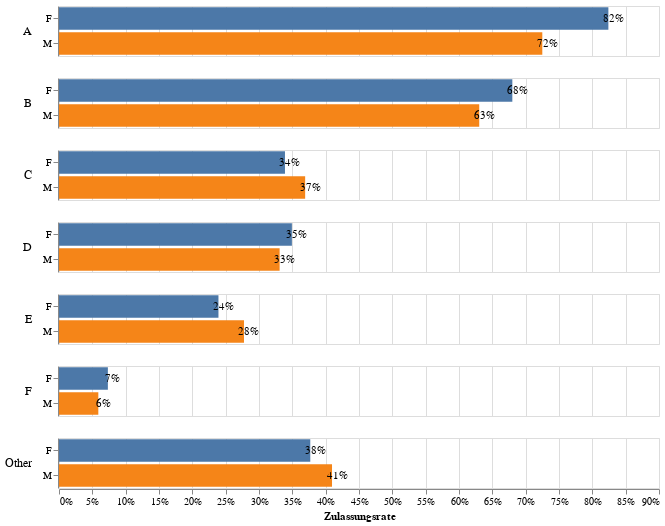

The code cell stored with this chart in its notebook:
### Code cell
#Altair: Aggregierte Balkengrafik nach Sex mit Label
bar_gender = alt.Chart(agg_gender).mark_bar().encode(
    x=alt.X('Sex:N', title='Geschlecht'),
    y=alt.Y('Admission_Rate:Q', title='Zulassungsrate', axis=alt.Axis(format='%')),
    color=alt.Color('Sex:N', legend=None)
)

text_gender = alt.Chart(agg_gender).mark_text(
    dy=-5,                     # verschiebt den Text etwas nach oben innerhalb des Balkens
    color='black'
).encode(
    x=alt.X('Sex:N'),
    y=alt.Y('Admission_Rate:Q'),
    text=alt.Text('Admission_Rate:Q', format='.0%')
)

chart_gender = (bar_gender + text_gender).properties(
    width=300,
    height=250,
    title='Aggregierte Zulassungsrate nach Geschlecht'
)

chart_gender


#Pivot-Tabelle: Major × Sex mit Admission_Rate
pivot_major_gender = (
    df
    .groupby(["Major", "Sex"])["Admitted_Num"]
    .agg(
        Total_Applications="count",
        Total_Admissions="sum"
    )
    .assign(Admission_Rate=lambda x: x["Total_Admissions"] / x["Total_Applications"])
    .reset_index()
)

#Altair: Facet-Chart mit Labeln in den Balken
bar_major_gender = alt.Chart(pivot_major_gender).mark_bar().encode(
    y=alt.Y('Sex:N', title=None, sort=['F', 'M']),
    x=alt.X('Admission_Rate:Q', title='Zulassungsrate', axis=alt.Axis(format='%')),
    color=alt.Color('Sex:N', legend=None)
)

text_major_gender = alt.Chart(pivot_major_gender).mark_text(
    dx=5,                      # verschiebt den Text leicht nach rechts zum Balkenende
    baseline='middle'
).encode(
    y=alt.Y('Sex:N'),
    x=alt.X('Admission_Rate:Q'),
    text=alt.Text('Admission_Rate:Q', format='.0%')
)

chart_major_gender = (
    (bar_major_gender + text_major_gender)
    .properties(
        width=600,
        height=50  
    )
    .facet(
        row=alt.Facet('Major:N', title=None, header=alt.Header(labelAngle=0, labelAlign='left'))
    )
    .resolve_scale(x='shared')
    .configure_header(
        labelFontSize=12,
        titleFontSize=14
    )
    .configure_title(
        fontSize=16
    )
)

chart_major_gender

### Figure 1 — Vega-Lite specification as saved in the notebook (floating-point values rounded to 4 significant figures)
{"config": {"view": {"continuousWidth": 300, "continuousHeight": 300}, "header": {"labelFontSize": 12, "titleFontSize": 14}, "title": {"fontSize": 16}}, "data": {"name": "data-cb0e6391dfca2f76687a37f27d1e3194"}, "facet": {"row": {"field": "Major", "header": {"labelAlign": "left", "labelAngle": 0}, "title": null, "type": "nominal"}}, "spec": {"layer": [{"mark": {"type": "bar"}, "encoding": {"color": {"field": "Sex", "legend": null, "type": "nominal"}, "x": {"axis": {"format": "%"}, "field": "Admission_Rate", "title": "Zulassungsrate", "type": "quantitative"}, "y": {"field": "Sex", "sort": ["F", "M"], "title": null, "type": "nominal"}}}, {"mark": {"type": "text", "baseline": "middle", "dx": 5}, "encoding": {"text": {"field": "Admission_Rate", "format": ".0%", "type": "quantitative"}, "x": {"field": "Admission_Rate", "type": "quantitative"}, "y": {"field": "Sex", "type": "nominal"}}}], "height": 50, "width": 600}, "resolve": {"scale": {"x": "shared"}}, "$schema": "https://vega.github.io/schema/vega-lite/v5.20.1.json", "datasets": {"data-cb0e6391dfca2f76687a37f27d1e3194": [{"Major": "A", "Sex": "F", "Total_Applications": 108, "Total_Admissions": 89, "Admission_Rate": 0.8241}, {"Major": "A", "Sex": "M", "Total_Applications": 1138, "Total_Admissions": 825, "Admission_Rate": 0.725}, {"Major": "B", "Sex": "F", "Total_Applications": 25, "Total_Admissions": 17, "Admission_Rate": 0.68}, {"Major": "B", "Sex": "M", "Total_Applications": 560, "Total_Admissions": 353, "Admission_Rate": 0.6304}, {"Major": "C", "Sex": "F", "Total_Applications": 593, "Total_Admissions": 201, "Admission_Rate": 0.339}, {"Major": "C", "Sex": "M", "Total_Applications": 325, "Total_Admissions": 120, "Admission_Rate": 0.3692}, {"Major": "D", "Sex": "F", "Total_Applications": 375, "Total_Admissions": 131, "Admission_Rate": 0.3493}, {"Major": "D", "Sex": "M", "Total_Applications": 417, "Total_Admissions": 138, "Admission_Rate": 0.3309}, {"Major": "E", "Sex": "F", "Total_Applications": 393, "Total_Admissions": 94, "Admission_Rate": 0.2392}, {"Major": "E", "Sex": "M", "Total_Applications": 191, "Total_Admissions": 53, "Admission_Rate": 0.2775}, {"Major": "F", "Sex": "F", "Total_Applications": 341, "Total_Admissions": 25, "Admission_Rate": 0.07331}, {"Major": "F", "Sex": "M", "Total_Applications": 373, "Total_Admissions": 22, "Admission_Rate": 0.05898}, {"Major": "Other", "Sex": "F", "Total_Applications": 2486, "Total_Admissions": 937, "Admission_Rate": 0.3769}, {"Major": "Other", "Sex": "M", "Total_Applications": 5438, "Total_Admissions": 2227, "Admission_Rate": 0.4095}]}}
